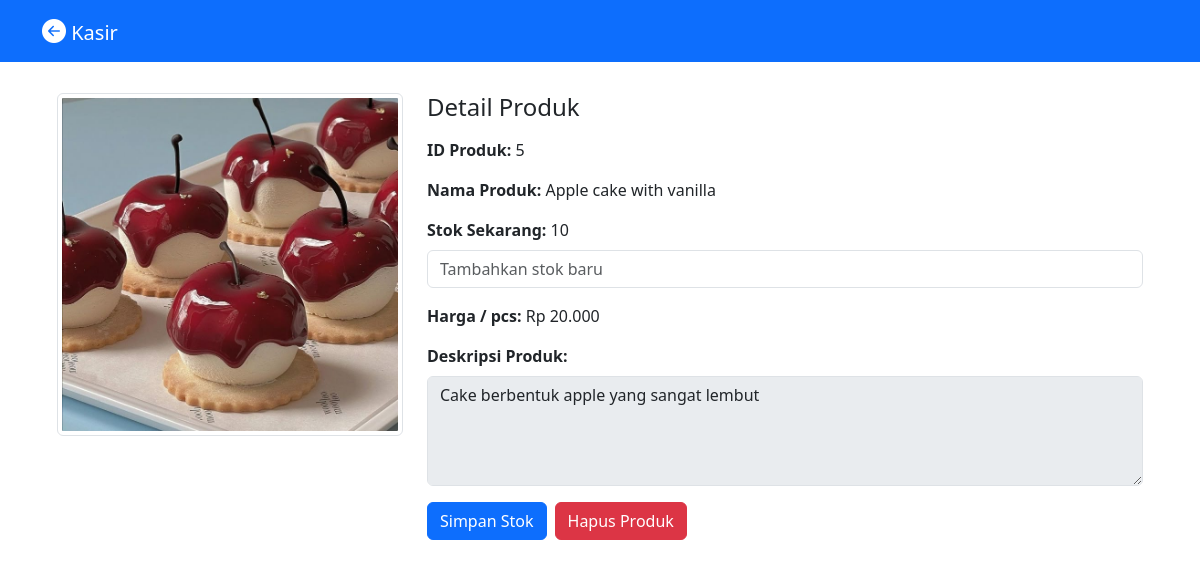
The app's page /stok/tambah.php?id_produk=5 with its own data.
### tables this page shows
CREATE TABLE `produk` (
  `id_produk` int(11) NOT NULL,
  `nama_produk` varchar(255) NOT NULL,
  `harga` double NOT NULL,
  `stok` int(11) NOT NULL,
  `terakhir_direstok` date NOT NULL,
  `barang_terjual` int(11) NOT NULL,
  `deskripsi` varchar(255) NOT NULL,
  `foto` varchar(255) NOT NULL
);

### stok/tambah.php (the view, shortened to what this page needs)
<?php
include "../koneksi.php";
include "header2.php";
if (isset($_GET['id_produk'])) {
    $id_produk = $_GET['id_produk'];
    $query = mysqli_query($koneksi, "SELECT * FROM produk WHERE id_produk = '$id_produk'");
    $data = mysqli_fetch_array($query);
}
?>
<div class="container mt-5">
    <div class="row">
        <div class="col-md-4">
            <img src="../asset/img/<?php echo htmlspecialchars($data['foto']); ?>"
                 alt="Gambar Produk"
                 class="img-thumbnail"
                 style="width:100%; max-height:350px; object-fit:cover;">
        </div>
        <div class="col-md-8">
            <form action="tambah_proses.php" method="POST">
                <h4 class="mb-3">Detail Produk</h4>
                <p><strong>ID Produk:</strong> <?php echo htmlspecialchars($data['id_produk']); ?></p>
                <p><strong>Nama Produk:</strong> <?php echo htmlspecialchars($data['nama_produk']); ?></p>
                <div class="mb-3">
                    <label class="form-label"><strong>Stok Sekarang:</strong> <?php echo $data['stok']; ?></label>
                    <input type="number" name="stok" class="form-control" placeholder="Tambahkan stok baru" required>
                </div>
                <p><strong>Harga / pcs:</strong> Rp <?php echo number_format($data['harga'], 0, ',', '.'); ?></p>
                <div class="mb-3">
                    <label class="form-label"><strong>Deskripsi Produk:</strong></label>
                    <textarea class="form-control" rows="4" disabled><?php echo htmlspecialchars($data['deskripsi']); ?></textarea>
                </div>
                <div class="d-flex gap-2">
                    <button type="submit" name="submit" class="btn btn-primary">Simpan Stok</button>
                    <a href="../produk/hapus.php?id_produk=<?php echo $data['id_produk']; ?>"
                       onclick="return confirm('Yakin ingin menghapus produk ini?')"
                       class="btn btn-danger ">
                        Hapus Produk
                    </a>
                </div>
            </form>
        </div>
    </div>
</div>

### stok/header2.php (style rules this page uses)
body { margin: 0; padding: 45px; }

### records on screen
produk: foto (picture), id_produk "5", nama_produk "Apple cake with vanilla", stok "10", harga "20.000", deskripsi "Cake berbentuk apple yang sangat lembut"
